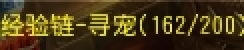
#> input picture number_image.png, 122 x 25 px (shown 2 times larger)
$ python -i image_matching.py   (imports and definitions only)
#> lines starting #> are read from the running program, lines starting #| are printed output that depends on the picture; after the words box and inside, x2 and y2 are one past the last pixel; in counts of white or black regions, pixels touching at a corner belong together
### config.py
import numpy as np
from app_paths import resource_path

# Screen and window sizes (adjust as needed)
SCREEN_WIDTH = 1920  # Your screen width
SCREEN_HEIGHT = 1080  # Your screen height
WINDOW_WIDTH = 653  # Width of each game window
WINDOW_HEIGHT = 517  # Height of each game window
WINDOW_FOCUS_WIDTH = 1* WINDOW_WIDTH // 2

a1_path = resource_path("img_templates", "a_1.png")
a2_path = resource_path("img_templates", "a_2.png")
a3_path = resource_path("img_templates", "a_3.png")
a4_path = resource_path("img_templates", "a_4.png")
a5_path = resource_path("img_templates", "a_5.png")
a6_path = resource_path("img_templates", "a_6.png")
a7_path = resource_path("img_templates", "a_7.png")
a8_path = resource_path("img_templates", "a_8.png")
a9_path = resource_path("img_templates", "a_9.png")
a10_path = resource_path("img_templates", "a_10.png")

dungeon_paths_ = [{"template_path": a1_path, "filter_range":None},
                  {"template_path": a2_path, "filter_range":None},
                  {"template_path": a3_path, "filter_range":None},
                  {"template_path": a4_path, "filter_range":None},
                  {"template_path": a5_path, "filter_range":None},
                  {"template_path": a6_path, "filter_range":None},
                  {"template_path": a7_path, "filter_range":None},
                  # {"template_path": a8_path, "filter_range":None},
                  {"template_path": a9_path, "filter_range":None},
                #   {"template_path": a10_path, "filter_range":None},
                 ]

game_promotion_path = resource_path("img_templates", "game_promotion.png")
open_lottery_path = resource_path("img_templates", "open_lottery.png")
lottery_refresh_path = resource_path("img_templates", "lottery_refresh.png")
lottery_close_path = resource_path("img_templates", "lottery_close.png")
fuli_close_path = resource_path("img_templates", "fuli_close.png")

activity_panel_path = resource_path("img_templates", "activity_panel.png")
quest_template_path = resource_path("img_templates", "b.png")
mask_path_ = resource_path("img_templates", "triangle_mask.png")
inventory_path = resource_path("img_templates", "inventory.png")
inventory_area_ = (360,165,520,400)

selection_menu_path = resource_path("img_templates", "selection_menu.png")
select_daily_panel_path = resource_path("img_templates", "select_daily_panel.png")
button_relative_area_ = (170, 19, 211, 38)
selection_menu_displace_ = (40,50)
selection_menu_button_ = (125,20)

shimen_accept_path = resource_path("img_templates", "shimen_accept.png")
shimen_clicking_area_path = resource_path("img_templates", "shimen_clicking_area.png")
shimen_completed_path = resource_path("img_templates", "shimen_completed.png")
shimen_completed_2_path = resource_path("img_templates", "shimen_completed_2.png")
shimen_completed_click_path = resource_path("img_templates", "shimen_completed_click.png")
quit_shimen_path = resource_path("img_templates", "quit_shimen.png")
use_item_path = resource_path("img_templates", "use_item.png")

baotu_path = resource_path("img_templates", "baotu.png")
baotu_clicks_path = resource_path("img_templates", "baotu_clicks.png")
baotu_item_path = resource_path("img_templates", "baotu_item.png")

auto_battle_path = resource_path("img_templates", "auto_battle.png")
mijing_path = resource_path("img_templates", "mijing.png")
mijing_enter_path = resource_path("img_templates", "mijing_enter.png")
mijing_confirm_path = resource_path("img_templates", "mijing_confirm.png")
mijing_continue_battle_path = resource_path("img_templates", "mijing_continue_battle.png")
mijing_click_path = resource_path("img_templates", "mijing_click.png")
mijing_quit_path = resource_path("img_templates", "mijing_quit.png")

yabiao_path = resource_path("img_templates", "yabiao.png")
yabiao_confirm_path = resource_path("img_templates", "yabiao_confirm.png")
yabiao_complete_2_path = resource_path("img_templates", "yabiao_complete_2.png")

party_panel = (570,95,625,115)
recruit_button_path = resource_path("img_templates", "recruit_button.png")
my_recruit_button_path = resource_path("img_templates", "my_recruit_button.png")
recruit_hall_path = resource_path("img_templates", "recruit_hall.png")
click_to_party_path = resource_path("img_templates", "click_to_party.png")
my_party_recruit_path = resource_path("img_templates", "my_party_recruit.png")
party_accept_path = resource_path("img_templates", "party_accept.png")
party_panel_close_path = resource_path("img_templates", "party_panel_close.png")
party_recruit_close_path = resource_path("img_templates", "party_recruit_close.png")
party_recruit_close_1_path = resource_path("img_templates", "party_recruit_close_1.png")
recruit_hall_close_path = resource_path("img_templates", "recruit_hall_close.png")

in_battle_icon_path = resource_path("img_templates", "in_battle.png")
skip_cinematic_path = resource_path("img_templates", "skip_cinematic.png")
go_battle_path = resource_path("img_templates", "go_battle.png")
dungeon_completed_path = resource_path("img_templates", "dungeon_completed.png")
dungeon_enter_path = resource_path("img_templates", "dungeon_enter.png")
dungeron_click_continue_path = resource_path("img_templates", "dungeron_click_continue.png")
elite_dungeon_panel_path = resource_path("img_templates", "elite_dungeon_panel.png")
elite_dungeon_ready_path = resource_path("img_templates", "elite_dungeon_ready.png")

double_exp_tab_path = resource_path("img_templates", "double_exp_tab.png")
double_exp_acquire_path = resource_path("img_templates", "double_exp_acquire.png")

zhuagui_path = resource_path("img_templates", "zhuagui.png")
zhuagui_proceed_path = resource_path("img_templates", "zhuagui_proceed.png")
zhuagui_continue_path = resource_path("img_templates", "zhuagui_continue.png")

qiyuan_area_= (225, 140, 560, 285)
qiyuan_path = resource_path("img_templates", "qiyuan.png")
qiyuan_complete_check_path = resource_path("img_templates", "qiyuan_complete_check.png")
qiyuan_quit_path = resource_path("img_templates", "qiyuan_quit.png")

expand_bottom_path = resource_path("img_templates", "expand_bottom.png")
home_icon_path = resource_path("img_templates", "home_icon.png")

lottery_enter_path = resource_path("img_templates", "lottery_enter.png")
menghuan_lottery_path = resource_path("img_templates", "menghuan_lottery.png")

auction_sell_path = resource_path("img_templates", "auction_sell.png")
discard_item_path = resource_path("img_templates", "discard_item.png")
discard_confirm_path = resource_path("img_templates", "discard_confirm.png")
sell_path = resource_path("img_templates", "sell.png")
stash_unselected_path = resource_path("img_templates", "stash_unselected.png")
inventory_unselected_path = resource_path("img_templates", "inventory_unselected.png")
inventory_additional_options_path = resource_path("img_templates", "inventory_additional_options.png")
market_to_sell_path = resource_path("img_templates", "market_to_sell.png")
market_launch_path = resource_path("img_templates", "market_launch.png")
confirm_seven_days_path = resource_path("img_templates", "confirm_seven_days.png")
market_sell_confirm_path = resource_path("img_templates", "market_sell_confirm.png")
market_close_path = resource_path("img_templates", "market_close.png")
item_option_more_path = resource_path("img_templates", "item_option_more.png")
item_vast_use_path = resource_path("img_templates", "item_vast_use.png")
item_use_confirm_path = resource_path("img_templates", "item_use_confirm.png")
inventory_arrange_path = resource_path("img_templates", "inventory_arrange.png")

mengjing_path = resource_path("img_templates", "mengjing.png")

defeated_path = resource_path("img_templates", "defeated.png")

menpai_chuangguan_path = resource_path("img_templates", "menpai_chuangguan.png")

wenqu_jianshang_path = resource_path("img_templates", "wenqu_jianshang.png")
wenqu_like_path = resource_path("img_templates", "wenqu_like.png")
wenqu_close_path = resource_path("img_templates", "wenqu_close.png")

keju_xiangshi_path = resource_path("img_templates", "keju_xiangshi.png")

icon_tasks = [
              {"folder": resource_path("img_templates", "items_to_sell"), "key": "sell", "threshold": 0.80},
              {"folder": resource_path("img_templates", "items_to_stash"), "key": "stash", "threshold": 0.80},
             ]

YELLOW_COLOR_RANGE = (np.array([20, 90, 100]), np.array([40, 255, 255]))

window_capture_areas_ = [
(0, 0, 638, 505),    # First window
(638, 0, 638, 505),  # Second window
(1280, 0, 638, 505), # Third window
(1274, 517, 638, 505),  # Fourth window
(632, 517, 638, 505)     # Fifth window
]

right_half_areas_ = []
for left, top, width, height in window_capture_areas_:
    half_width = width // 2
    right_half = (left + half_width, top, half_width, height)
    right_half_areas_.append(right_half)
#> further down, picture is the input picture: shape (25, 122, 3); mean B, G, R 22.5, 59.5, 74.7

window_capture_areas_len = len(window_capture_areas_)


NORMAL_DUNGEON_NUM = 2
Mijing_MAX_TRY_OUTS = 3

### app_paths.py
import os
import sys


def resource_base_dir():
    if getattr(sys, "frozen", False):
        return getattr(sys, "_MEIPASS", os.path.dirname(sys.executable))
    return os.path.dirname(os.path.abspath(__file__))


def app_dir():
    if getattr(sys, "frozen", False):
        return os.path.dirname(sys.executable)
    return os.path.dirname(os.path.abspath(__file__))


def resource_path(*parts):
    return os.path.join(resource_base_dir(), *parts)


def user_data_path(*parts):
    return os.path.join(app_dir(), *parts)

### image_matching.py
import os
import cv2
import numpy as np
import pyautogui
from logger import logger
from config import window_capture_areas_
# from mouse_action import random_click_mouse

# [28 lines left out: functions capture_region, capture_regions, has_region_changed, not called in this run]

def format_confidence(value, decimals=2):
    """Formats the confidence score to the specified decimal places."""
    return round(value, decimals)

# [194 lines left out: functions find_matches, compute_iou, non_maximum_suppresion, find_icon_on_screen, find_all_icons, find_icons_by_regions and 3 more, not called in this run]

def _apply_hsv_filter_bgr(bgr_img,
                          lower_hsv=np.array([20, 90, 140]),
                          upper_hsv=np.array([40, 255, 255])):
    hsv = cv2.cvtColor(bgr_img, cv2.COLOR_BGR2HSV)
#> hsv: shape (25, 122, 3); mean H, S, V 20.1, 197.1, 75
    mask = cv2.inRange(hsv, lower_hsv, upper_hsv)
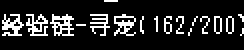
#> mask: shape (25, 122) (shown 2 times larger); 14.5% white in thin lines or dots, all inside (x1, y1, x2, y2) = (1, 0, 122, 18)
    filtered = cv2.bitwise_and(bgr_img, bgr_img, mask=mask)
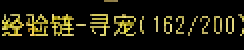
#> filtered: shape (25, 122, 3) (shown 2 times larger); mean B, G, R 11.9, 26.3, 28.1
    return filtered

# [127 lines left out: functions find_icon_each_window, boxes_overlap, find_icons_from_each_window, find_icons_one_per_window, not called in this run]

# tasks = [
#     {"template_path": "img_templates/shimen_clicking_area.png", "filter_range":(np.array([20, 90, 100]), np.array([40, 255, 255]))},
#     {"template_path": "img_templates/auto_battle.png", "filter_range": None},
#     {"template_path": "img_templates/baotu_clicks.png", "filter_range": None},
# ]

# find_multiple_icons_on_screen(tasks)

>>> import cv2
>>> picture = cv2.imread('number_image.png')
>>> result = _apply_hsv_filter_bgr(picture)

$ run again, on 0.png
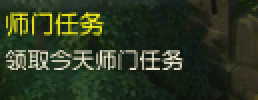
#> input picture 0.png, 129 x 50 px (shown 2 times larger)
#> picture is the input picture: shape (50, 129, 3); mean B, G, R 33.9, 55.3, 44.7
#> hsv: shape (50, 129, 3); mean H, S, V 51.4, 103.7, 55.9
#> in _apply_hsv_filter_bgr, `mask = cv2.inRange(hsv, lower_hsv, upper_hsv)`:
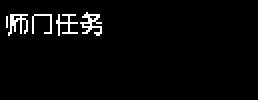
#> mask: shape (50, 129) (shown 2 times larger); 3% white in thin lines or dots, all inside (x1, y1, x2, y2) = (3, 6, 51, 18)
#> in _apply_hsv_filter_bgr, `filtered = cv2.bitwise_and(bgr_img, bgr_img, mask=mask)`:
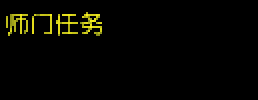
#> filtered: shape (50, 129, 3) (shown 2 times larger); mean B, G, R 0.8, 5.8, 5.9
